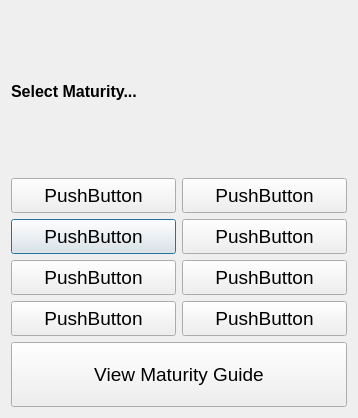
<?xml version="1.0" encoding="UTF-8"?>
<ui version="4.0">
 <class>matselDlg</class>
 <widget class="QDialog" name="matselDlg">
  <property name="geometry">
   <rect>
    <x>0</x>
    <y>0</y>
    <width>354</width>
    <height>418</height>
   </rect>
  </property>
  <property name="windowTitle">
   <string>Maturity Selection</string>
  </property>
  <layout class="QVBoxLayout" name="verticalLayout">
   <item>
    <widget class="QLabel" name="label">
     <property name="font">
      <font>
       <pointsize>12</pointsize>
       <weight>75</weight>
       <bold>true</bold>
      </font>
     </property>
     <property name="text">
      <string>Select Maturity...</string>
     </property>
    </widget>
   </item>
   <item>
    <layout class="QGridLayout" name="gridLayout_3">
     <item row="1" column="0">
      <widget class="QPushButton" name="mat2Btn">
       <property name="minimumSize">
        <size>
         <width>165</width>
         <height>35</height>
        </size>
       </property>
       <property name="font">
        <font>
         <pointsize>14</pointsize>
        </font>
       </property>
       <property name="text">
        <string>PushButton</string>
       </property>
       <property name="checkable">
        <bool>false</bool>
       </property>
      </widget>
     </item>
     <item row="0" column="1">
      <widget class="QPushButton" name="mat5Btn">
       <property name="minimumSize">
        <size>
         <width>165</width>
         <height>35</height>
        </size>
       </property>
       <property name="font">
        <font>
         <pointsize>14</pointsize>
        </font>
       </property>
       <property name="text">
        <string>PushButton</string>
       </property>
       <property name="checkable">
        <bool>false</bool>
       </property>
      </widget>
     </item>
     <item row="2" column="0">
      <widget class="QPushButton" name="mat3Btn">
       <property name="minimumSize">
        <size>
         <width>165</width>
         <height>35</height>
        </size>
       </property>
       <property name="font">
        <font>
         <pointsize>14</pointsize>
        </font>
       </property>
       <property name="text">
        <string>PushButton</string>
       </property>
       <property name="checkable">
        <bool>false</bool>
       </property>
      </widget>
     </item>
     <item row="3" column="0">
      <widget class="QPushButton" name="mat4Btn">
       <property name="minimumSize">
        <size>
         <width>165</width>
         <height>35</height>
        </size>
       </property>
       <property name="font">
        <font>
         <pointsize>14</pointsize>
        </font>
       </property>
       <property name="text">
        <string>PushButton</string>
       </property>
       <property name="checkable">
        <bool>false</bool>
       </property>
      </widget>
     </item>
     <item row="1" column="1">
      <widget class="QPushButton" name="mat6Btn">
       <property name="minimumSize">
        <size>
         <width>165</width>
         <height>35</height>
        </size>
       </property>
       <property name="font">
        <font>
         <pointsize>14</pointsize>
        </font>
       </property>
       <property name="text">
        <string>PushButton</string>
       </property>
       <property name="checkable">
        <bool>false</bool>
       </property>
      </widget>
     </item>
     <item row="2" column="1">
      <widget class="QPushButton" name="mat7Btn">
       <property name="minimumSize">
        <size>
         <width>165</width>
         <height>35</height>
        </size>
       </property>
       <property name="font">
        <font>
         <pointsize>14</pointsize>
        </font>
       </property>
       <property name="text">
        <string>PushButton</string>
       </property>
       <property name="checkable">
        <bool>false</bool>
       </property>
      </widget>
     </item>
     <item row="3" column="1">
      <widget class="QPushButton" name="mat8Btn">
       <property name="minimumSize">
        <size>
         <width>165</width>
         <height>35</height>
        </size>
       </property>
       <property name="font">
        <font>
         <pointsize>14</pointsize>
        </font>
       </property>
       <property name="text">
        <string>PushButton</string>
       </property>
       <property name="checkable">
        <bool>false</bool>
       </property>
      </widget>
     </item>
     <item row="0" column="0">
      <widget class="QPushButton" name="mat1Btn">
       <property name="minimumSize">
        <size>
         <width>165</width>
         <height>35</height>
        </size>
       </property>
       <property name="font">
        <font>
         <pointsize>14</pointsize>
        </font>
       </property>
       <property name="text">
        <string>PushButton</string>
       </property>
       <property name="checkable">
        <bool>false</bool>
       </property>
      </widget>
     </item>
    </layout>
   </item>
   <item>
    <layout class="QHBoxLayout" name="horizontalLayout_3">
     <item>
      <widget class="QPushButton" name="guideBtn">
       <property name="minimumSize">
        <size>
         <width>0</width>
         <height>65</height>
        </size>
       </property>
       <property name="font">
        <font>
         <pointsize>14</pointsize>
        </font>
       </property>
       <property name="text">
        <string>View Maturity Guide</string>
       </property>
      </widget>
     </item>
    </layout>
   </item>
  </layout>
  <zorder>label</zorder>
  <zorder>guideBtn</zorder>
  <zorder>gridLayoutWidget</zorder>
  <zorder>horizontalLayoutWidget</zorder>
 </widget>
 <resources/>
 <connections/>
</ui>
